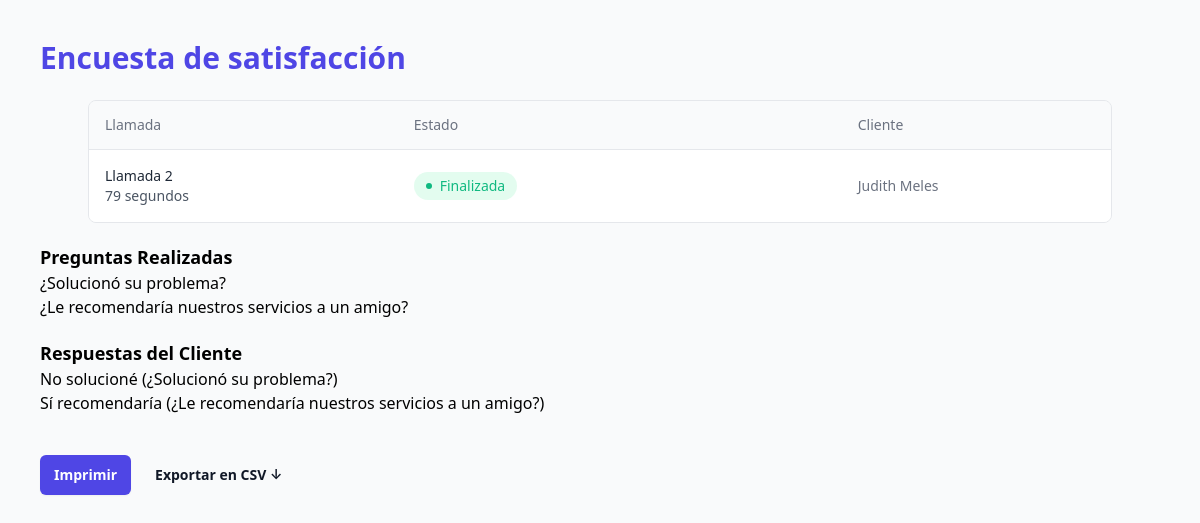
Page /2/ on the committed database.
### encuestas/models.py (models this page shows, shortened)
class Encuesta(models.Model):
    fechaFinVigencia = models.DateField(default=datetime.now)
    descripcion = models.CharField(max_length=100, default="Sin descripcion")
    pregunta = models.ManyToManyField(Pregunta, related_name='encuesta', default="None")

class Llamada(models.Model):
    duracion = models.IntegerField(default = 0)
    descripcionOperador = models.CharField(max_length = 200, default = "Sin descripcion")
    detalleAccionRequerida = models.CharField(max_length = 200, default = "Sin detalle")
    encuestaEnviada = models.BooleanField(default = False)
    observacionAuditor = models.CharField(max_length=200, default = "Sin observacion")
    respuestasDeEncuesta = models.ManyToManyField("RespuestaDeCliente", related_name = 'llamada', default=None, blank=True)
    cliente = models.ForeignKey("Cliente", on_delete = models.CASCADE, related_name = 'llamada', default=None)
    def determinarUltimoEstado(self):
        ultimo_cambio_estado = CambioEstado.objects.filter(llamada=self).order_by('-fechaHoraInicio').first()
        if ultimo_cambio_estado:
            return ultimo_cambio_estado.estado
        else:
            return None

class CambioEstado(models.Model):
    fechaHoraInicio = models.DateTimeField(default=datetime.now)
    estado = models.ForeignKey(Estado, on_delete=models.CASCADE, related_name='cambioEstado', default=1)
    llamada = models.ForeignKey("Llamada", on_delete=models.CASCADE, related_name='cambioEstado', default=None)

class Estado(models.Model):
    nombre = models.CharField(max_length=50, default="Sin nombre")
    def __str__(self):
        return f"{self.nombre}"

class Cliente(models.Model):
    dni = models.CharField(max_length=10)
    nombreCompleto = models.CharField(max_length=100)
    nroCelular = models.CharField(max_length=15)
    def __str__(self):
        return f"{self.nombreCompleto}"

class Pregunta(models.Model):
    pregunta = models.CharField(max_length=100, default="Sin descripcion")
    respuestas = models.ManyToManyField(RespuestaPosible,related_name='pregunta', default=None)
    def getDescripcion(self):
        return self.pregunta

class RespuestaDeCliente(models.Model):
    respuestasDeEncuesta = models.ForeignKey("RespuestaPosible", on_delete=models.CASCADE, related_name='respuestaDeCliente', default=None)
    fechaEncuesta = models.DateField()
    pregunta = models.ForeignKey("Pregunta", on_delete=models.CASCADE, related_name='respuestasDeCliente', default=None)
    encuesta = models.ForeignKey("Encuesta", on_delete=models.CASCADE, related_name='respuestasDeCliente', default=None)

class RespuestaPosible(models.Model):
    descripcion = models.CharField(max_length=100, default="Sin descripcion")
    valor = models.IntegerField(default=0)
    def getDescripcionRta(self):
        return self.descripcion

### encuestas/views.py (the view, shortened to what this page needs)
# urls.py: path("<int:pk>/", views.detail, name="detail"),
def detail(request, pk):
    llamada_instance = get_object_or_404(Llamada, pk=pk)
    encuesta_instance = get_object_or_404(Encuesta, pk=1)
    context = {
        'llamada': llamada_instance,
        'encuesta': encuesta_instance,
    }
    return render(request, 'encuestas/detail.html', context)

### encuestas/templates/encuestas/detail.html
{% extends 'base.html' %}
{% block content %}
    <h1 class="text-3xl font-bold text-indigo-600"> {{encuesta.descripcion}}</h1>
    <section class="container mx-auto">
        <div class="flex flex-col mt-6">
            <div class="-mx-4 -my-2 overflow-x-auto sm:-mx-6 lg:-mx-8">
                <div class="inline-block w-full py-2 align-middle md:px-6 lg:px-8">
                    <div class="overflow-hidden border border-gray-200  md:rounded-lg">
                        <table class="min-w-full divide-y divide-gray-200 ">
                            <thead class="bg-gray-50 ">
                                <tr>
                                    <th scope="col" class="py-3.5 px-4 text-sm font-normal text-left rtl:text-right text-gray-500 ">
                                        <div class="flex items-center gap-x-3">
                                            <span>Llamada</span>
                                        </div>
                                    </th>
                                    <th scope="col" class="px-12 py-3.5 text-sm font-normal text-left rtl:text-right text-gray-500 ">
                                            <span>Estado</span>
                                    </th>
                                    <th scope="col" class="px-4 py-3.5 text-sm font-normal text-left rtl:text-right text-gray-500 ">Cliente</th>
                                </tr>
                            </thead>
                            <tbody class="bg-white divide-y divide-gray-200  ">
                                <tr>
                                    <td class="px-4 py-4 text-sm font-medium text-gray-700 whitespace-nowrap">
                                        <div class="inline-flex items-center gap-x-3">
                                            <div class="flex items-center gap-x-2">
                                                <div>
                                                    <h2 class="font-medium text-gray-800  ">Llamada {{llamada.id}} </h2>
                                                    <p class="text-sm font-normal text-gray-600 ">{{ llamada.duracion }} segundos </p>
                                                </div>
                                            </div>
                                        </div>
                                    </td>
                                    <td class="px-12 py-4 text-sm font-medium text-gray-700 whitespace-nowrap">
                                        <div class="inline-flex items-center px-3 py-1 rounded-full gap-x-2 bg-emerald-100/60 ">
                                            <span class="h-1.5 w-1.5 rounded-full bg-emerald-500"></span>
                                            <h2 class="text-sm font-normal text-emerald-500">{{llamada.determinarUltimoEstado}}</h2>
                                        </div>
                                    </td>
                                    <td class="px-4 py-4 text-sm text-gray-500  whitespace-nowrap"> {{llamada.cliente}} </td>
                                </tr>
                            </tbody>
                        </table>
                    </div>
                </div>
            </div>
        </div>
    </section>
    <ul class=" max-w-xl">
        <h3 class="text-lg font-bold mt-5">Preguntas Realizadas</h3>
        {% for pregunta in encuesta.pregunta.all %}
            <li>{{ pregunta.pregunta }}</li>
        {% endfor %}
        <h3 class="text-lg font-bold mt-5">Respuestas del Cliente</h3>
        {% for respuesta in llamada.respuestasDeEncuesta.all %}
            <li>{{ respuesta.respuestasDeEncuesta.getDescripcionRta }} ({{ respuesta.pregunta.getDescripcion }})</li>
        {% endfor %}
    <div class="mt-10 flex items-center justify-start gap-x-6">
        <a href="javascript:window.print()" class="rounded-md bg-indigo-600 px-3.5 py-2.5 text-sm font-semibold text-white shadow-sm hover:bg-indigo-500 focus-visible:outline focus-visible:outline-2 focus-visible:outline-offset-2 focus-visible:outline-indigo-600">Imprimir</a>
        <a href="?export_csv=1" class="text-sm font-semibold leading-6 text-gray-900 transition hover:underline hover:text-indigo-900">Exportar en CSV <span aria-hidden="true">↓</span></a>
    </div>
{% endblock %}

### rows in the picture
Encuesta: descripcion "Encuesta de satisfacción"
Llamada: id "2", duracion "79", determinarUltimoEstado "Finalizada", cliente "Judith Meles"
Pregunta: pregunta "¿Solucionó su problema?"
Pregunta: pregunta "¿Le recomendaría nuestros servicios a un amigo?"
RespuestaDeCliente: respuestasDeEncuesta.getDescripcionRta "No solucioné", pregunta.getDescripcion "¿Solucionó su problema?"
RespuestaDeCliente: respuestasDeEncuesta.getDescripcionRta "Sí recomendaría", pregunta.getDescripcion "¿Le recomendaría nuestros servicios a un amigo?"
